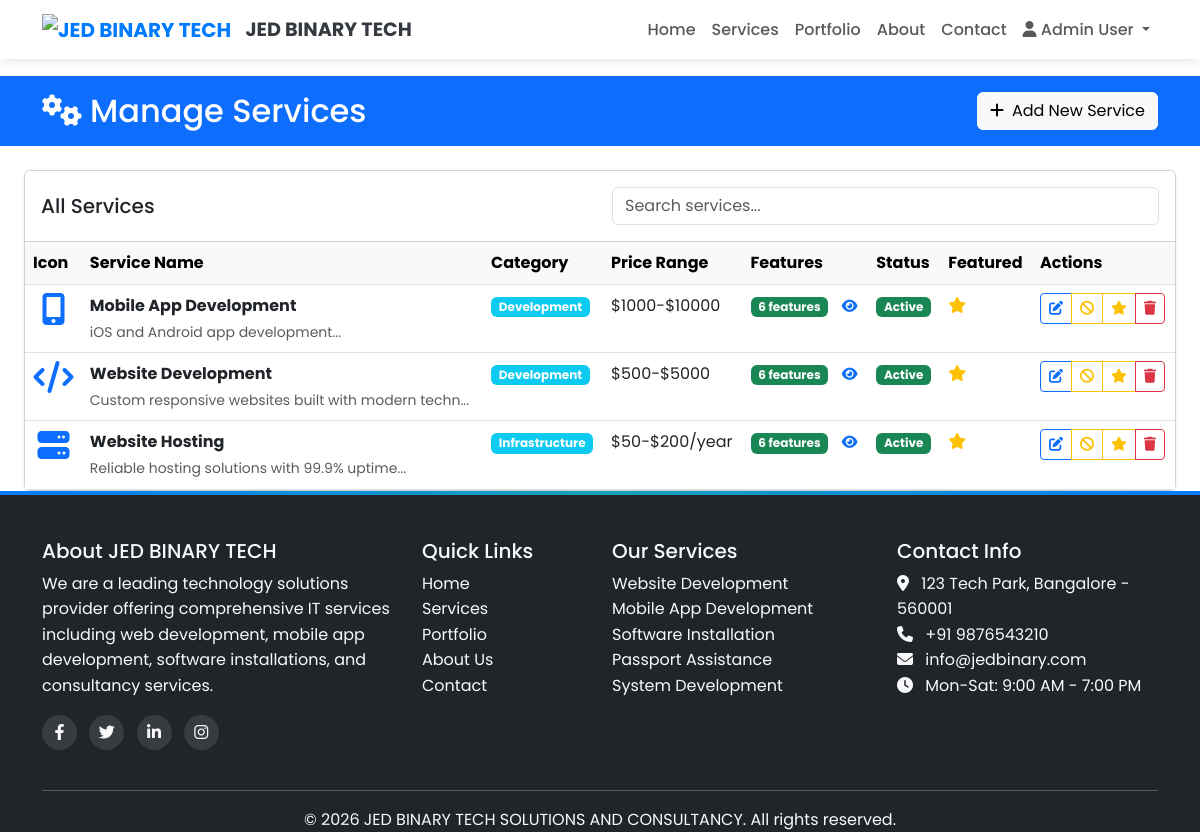
Screenshot of /admin/manage-services.php (signed in) with the database file from the repository.
### tables this page shows
CREATE TABLE services (
    service_id INT PRIMARY KEY AUTO_INCREMENT,
    service_name VARCHAR(100) NOT NULL,
    category VARCHAR(50),
    short_description VARCHAR(200),
    full_description TEXT,
    price_range VARCHAR(50),
    icon_class VARCHAR(50),
    image_url VARCHAR(255),
    features TEXT,
    is_featured BOOLEAN DEFAULT FALSE,
    is_active BOOLEAN DEFAULT TRUE,
    created_at TIMESTAMP DEFAULT CURRENT_TIMESTAMP
);

### admin/manage-services.php (the view, shortened to what this page needs)
<?php
require_once '../includes/config.php';
include '../includes/header.php';
$sql = "SELECT * FROM services ORDER BY
        CASE
            WHEN is_featured = 1 THEN 0
            ELSE 1
        END,
        service_name ASC";
$result = mysqli_query($conn, $sql);
$services = mysqli_fetch_all($result, MYSQLI_ASSOC);
?>
<div class="admin-header bg-primary text-white py-3 mb-4">
    <div class="container">
        <div class="row align-items-center">
            <div class="col-md-6">
                <h2 class="mb-0"><i class="fas fa-cogs me-2"></i>Manage Services</h2>
            </div>
            <div class="col-md-6 text-md-end">
                <a href="?add=1" class="btn btn-light">
                    <i class="fas fa-plus me-2"></i>Add New Service
                </a>
            </div>
        </div>
    </div>
</div>
<div class="container-fluid px-4">
    <div class="card shadow-sm">
        <div class="card-header bg-white py-3">
            <div class="row align-items-center">
                <div class="col-md-6">
                    <h5 class="mb-0">All Services</h5>
                </div>
                <div class="col-md-6">
                    <input type="text" id="serviceSearch" class="form-control" placeholder="Search services...">
                </div>
            </div>
        </div>
        <div class="card-body p-0">
            <div class="table-responsive">
                <table class="table table-hover mb-0" id="servicesTable">
                    <thead class="table-light">
                        <tr>
                            <th>Icon</th>
                            <th>Service Name</th>
                            <th>Category</th>
                            <th>Price Range</th>
                            <th>Features</th>
                            <th>Status</th>
                            <th>Featured</th>
                            <th>Actions</th>
                        </tr>
                    </thead>
                    <tbody>
                        <?php if (empty($services)): ?>
                            <tr>
                                <td colspan="8" class="text-center py-4">
                                    <i class="fas fa-info-circle me-2"></i>
                                    No services found. <a href="?add=1">Click here to add your first service</a>
                                </td>
                            </tr>
                        <?php else: ?>
                            <?php foreach ($services as $service): ?>
                            <tr>
                                <td class="text-center">
                                    <i class="fas <?php echo htmlspecialchars($service['icon_class']); ?> fa-2x text-primary"></i>
                                </td>
                                <td>
                                    <strong><?php echo htmlspecialchars($service['service_name']); ?></strong>
                                    <br><small class="text-muted"><?php echo htmlspecialchars(substr($service['short_description'], 0, 50)); ?>...</small>
                                </td>
                                <td><span class="badge bg-info"><?php echo htmlspecialchars($service['category']); ?></span></td>
                                <td><?php echo htmlspecialchars($service['price_range']); ?></td>
                                <td>
                                    <?php
                                    $features = json_decode($service['features'], true);
                                    if ($features && is_array($features) && count($features) > 0):
                                    ?>
                                        <span class="badge bg-success"><?php echo count($features); ?> features</span>
                                        <button class="btn btn-sm btn-link p-0 ms-2" type="button"
                                                onclick="alert('<?php echo addslashes(implode("\\n", $features)); ?>')">
                                            <i class="fas fa-eye"></i>
                                        </button>
                                    <?php else: ?>
                                        <span class="badge bg-secondary">No features</span>
                                    <?php endif; ?>
                                </td>
                                <td>
                                    <?php if ($service['is_active']): ?>
                                        <span class="badge bg-success">Active</span>
                                    <?php else: ?>
                                        <span class="badge bg-danger">Inactive</span>
                                    <?php endif; ?>
                                </td>
                                <td>
                                    <?php if ($service['is_featured']): ?>
                                        <i class="fas fa-star text-warning"></i>
                                    <?php else: ?>
                                        <i class="far fa-star text-muted"></i>
                                    <?php endif; ?>
                                </td>
                                <td>
                                    <div class="btn-group" role="group">
                                        <a href="?edit=<?php echo $service['service_id']; ?>"
                                           class="btn btn-sm btn-outline-primary" title="Edit">
                                            <i class="fas fa-edit"></i>
                                        </a>
                                        <a href="?toggle=<?php echo $service['service_id']; ?>"
                                           class="btn btn-sm btn-outline-<?php echo $service['is_active'] ? 'warning' : 'success'; ?>"
                                           title="<?php echo $service['is_active'] ? 'Deactivate' : 'Activate'; ?>">
                                            <i class="fas fa-<?php echo $service['is_active'] ? 'ban' : 'check'; ?>"></i>
                                        </a>
                                        <a href="?feature=<?php echo $service['service_id']; ?>"
                                           class="btn btn-sm btn-outline-<?php echo $service['is_featured'] ? 'warning' : 'secondary'; ?>"
                                           title="<?php echo $service['is_featured'] ? 'Remove Featured' : 'Make Featured'; ?>">
                                            <i class="fas fa-star"></i>
                                        </a>
                                        <a href="?delete=<?php echo $service['service_id']; ?>"
                                           class="btn btn-sm btn-outline-danger"
                                           onclick="return confirm('Are you sure you want to delete "<?php echo addslashes($service['service_name']); ?>"?')"
                                           title="Delete">
                                            <i class="fas fa-trash"></i>
                                        </a>
                                    </div>
                                </td>
                            </tr>
                            <?php endforeach; ?>
                        <?php endif; ?>
                    </tbody>
                </table>
            </div>
        </div>
    </div>
</div>
<?php include '../includes/footer.php'; ?>

### assets/css/style.css (style rules this page uses)
:root { --primary-color: #007bff; --secondary-color: #6c757d; --success-color: #28a745; --danger-color: #dc3545; --warning-color: #ffc107; --info-color: #17a2b8; --dark-color: #343a40; --light-color: #f8f9fa; }
* { margin: 0; padding: 0; box-sizing: border-box; }
body { font-family: 'Poppins', sans-serif; line-height: 1.6; color: #333; padding-top: 76px; }

### rows the page displays
services: service_name "Mobile App Development", short_description "iOS and Android app development", category "Development", price_range "$1000-$10000", features "6", is_active "Active", is_featured 1 (drawn)
services: service_name "Website Development", short_description "Custom responsive websites built with modern techn", category "Development", price_range "$500-$5000", features "6", is_active "Active", is_featured 1 (drawn)
services: service_name "Website Hosting", short_description "Reliable hosting solutions with 99.9% uptime", category "Infrastructure", price_range "$50-$200/year", features "6", is_active "Active", is_featured 1 (drawn)

### other values shown
$_SESSION['user_name'] "Admin User"
